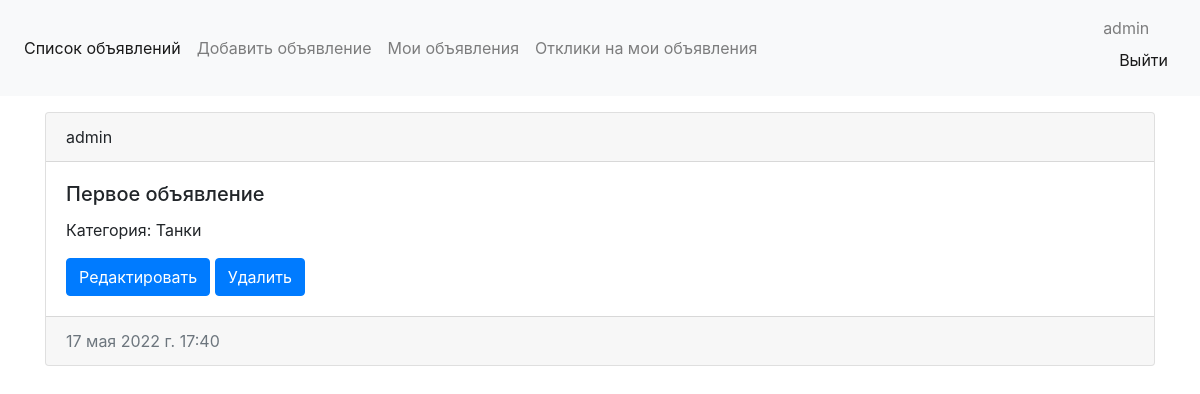
The page /personal/ (signed in) on the database as committed earlier.
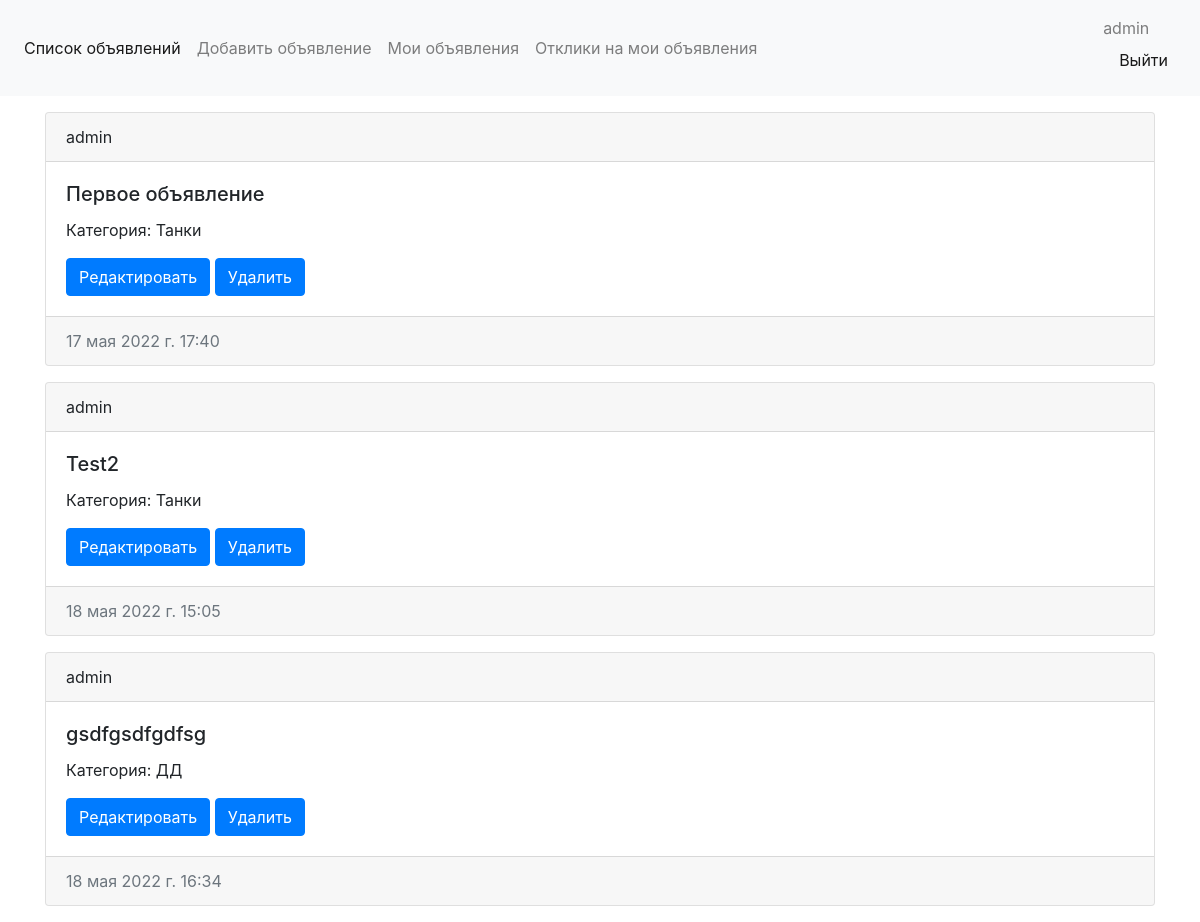
The same page on the database as committed later.
### message/models.py (models this page shows, shortened)
class Message(models.Model):
    user = models.ForeignKey(User, on_delete=models.CASCADE, verbose_name='Пользователь')
    title = models.CharField(max_length=150, verbose_name='Заголовок')
    content = models.CharField(max_length=1500)
    created_at = models.DateTimeField(auto_now_add=True, verbose_name='Дата создания')
    updated_at = models.DateTimeField(auto_now=True, verbose_name='Дата обновления')
    category = models.ForeignKey(Category, on_delete=models.CASCADE, verbose_name='Категория')
    class Meta:
        verbose_name = 'Объявление'
        verbose_name_plural = 'Объявления'

class Category(models.Model):
    category_name = models.CharField(max_length=24, blank=False, verbose_name='Категория')
    slug = models.SlugField(max_length=24)
    class Meta:
        verbose_name = 'Категорию'
        verbose_name_plural = 'Категории'
    def __str__(self):
        return f'{self.category_name}'

### message/views.py (the view)
# urls.py: path('personal/', MessagesPersonalView.as_view(), name='message_personal'),
class MessagesPersonalView(ListView):
    model = Message
    template_name = 'message_personal.html'
    context_object_name = 'message'
    def get_queryset(self):
        user = self.request.user
        message = Message.objects.filter(user=user)
        return message

### message/templates/message_personal.html
{% extends 'index.html' %}
{% block content %}
<div class="container mt-3">
    {% for i in message %}
        <div class="card mb-3">
          <div class="card-header">
            {{ i.user }}
          </div>
          <div class="card-body">
            <h5 class="card-title">{{ i.title }}</h5>
            <p class="card-text">Категория: {{ i.category }}</p>
            <a href="{% url 'message_update' i.id %}" class="btn btn-primary">Редактировать</a>
            <a href="{% url 'message_delete' i.id %}" class="btn btn-primary">Удалить</a>
          </div>
          <div class="card-footer text-muted">
            {{ i.created_at  }}
          </div>
        </div>
    {% endfor %}
</div>
{% endblock content %}

Rows that differ between the two databases and show on the page:
added Message: user "admin", title "Test2", category "Танки", created_at "18 мая 2022 г. 15:05"
added Message: user "admin", title "gsdfgsdfgdfsg", category "ДД", created_at "18 мая 2022 г. 16:34"
